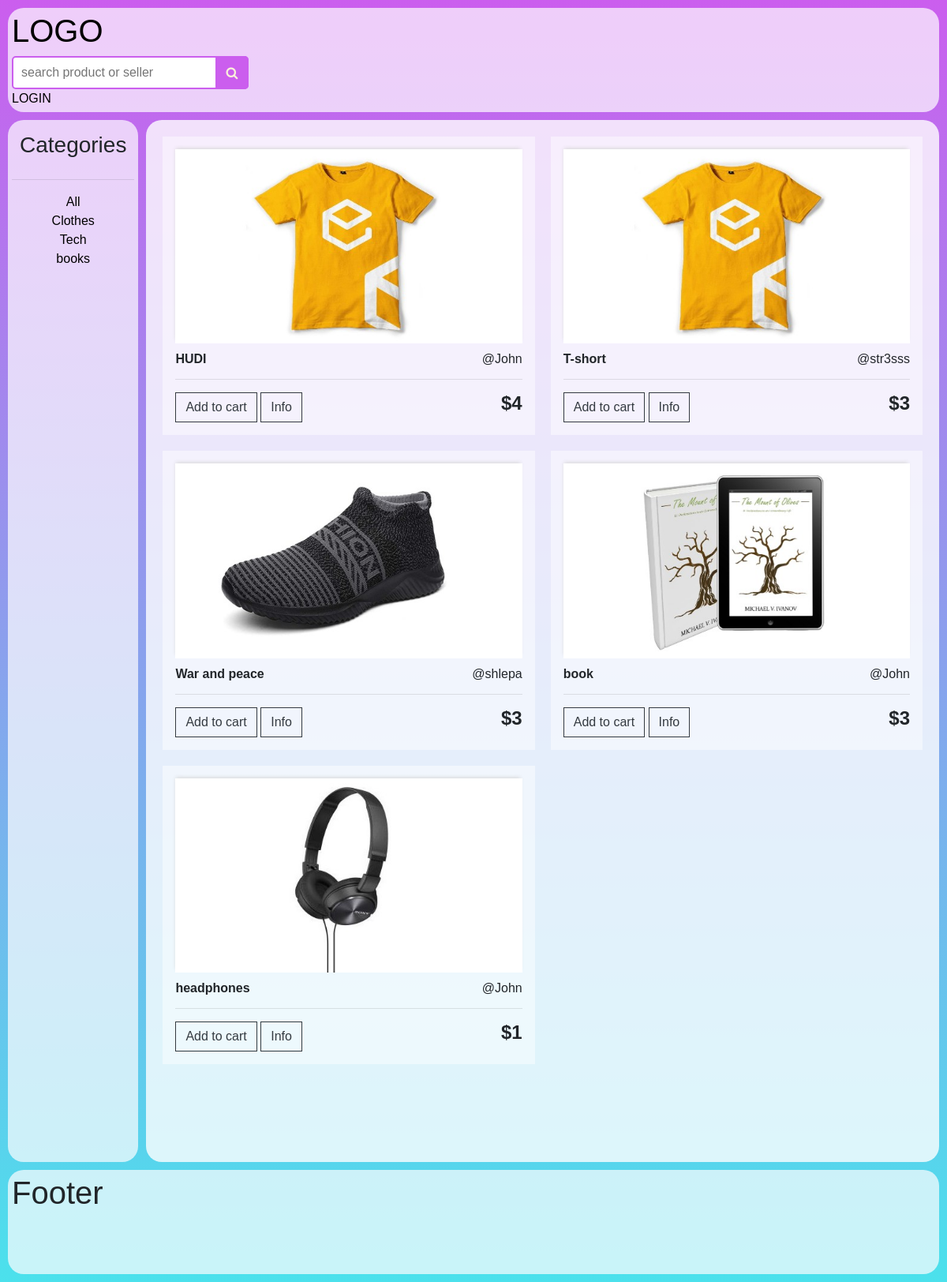
The page / on the database its author committed.
### store/models.py (models this page shows, shortened)
class Category(models.Model):
    name = models.CharField(max_length=200, db_index=True)
    slug = models.SlugField(max_length=200, db_index=True, unique=True)
    class Meta:
        ordering = ('name',)
        verbose_name = 'Category'
        verbose_name_plural = 'Categories'

class Product(models.Model):
    seller =  models.ForeignKey(User,on_delete=models.CASCADE ,related_name='products')
    category = models.ForeignKey(Category, related_name='products',on_delete=models.SET_NULL,null=True)
    name = models.CharField(max_length=200, db_index=True)
    image = models.ImageField(blank=True,null = True)
    description = models.TextField(blank=True)
    price = models.PositiveIntegerField()
    quantity = models.PositiveIntegerField()
    available = models.BooleanField(default=True)
    created = models.DateTimeField(auto_now_add=True)
    updated = models.DateTimeField(auto_now=True)
    id = models.UUIDField(primary_key=True, default=uuid.uuid1, editable=False)
    class Meta:
        ordering = ('name',)
        verbose_name = 'Товар'
        verbose_name_plural = 'Товары'
    @property
    def ImageURL(self):
        try:
            url = self.image.url
        except:
            url = ''
        return url

class User(AbstractUser):
    email = models.EmailField(unique=True,max_length=250)
    avatar = models.ImageField(null=True, default="avatar.svg")

### store/views.py (the view)
# urls.py: path('',include('store.urls')),
def store(request):
    search = request.GET.get('search') if request.GET.get('search') != None else ''
    products = Product.objects.filter(
        Q(available = True,category__slug__icontains=search) |
        Q(available = True,name__icontains=search) |
        Q(available = True,seller__username__icontains=search))
    categories = Category.objects.all()
    context = {'categories':categories,'products':products}
    return render(request,'store/store.html', context)

### store/templates/store/store.html
{% extends 'main.html' %}
{% load static %}
{% block content %}
    <nav>
        <h3 style='align:center; padding:10px;'>Categories</h3>
        <hr>
        <div align='center'>
            <a href="{% url 'store' %}">All</a>
        </div>
        {% for category in categories %}
         <div align = 'center'>
            <a href="{% url 'store' %}?search={{category.slug}}">{{category.name}}</a>
        </div>
        {% endfor %}
    </nav>
    <section>
        <div class='products-conteiner'>
            {% for product in products %}
            <div class='product-wrapper'>
                <img src="{{product.ImageURL}}" class='thumbnail'>
                        <h6 style=" float: right; padding-top:10px">@{{product.seller.username}}</h6>
                        <h6 style=" padding-top:10px"><strong>{{product.name}}</strong></h6>
                        <hr>
                        <button class='btn btn-outline-dark'>Add to cart</button>
                        <a class="btn btn-outline-dark" href="{% url 'product' product.id %}">Info</a>
                        <h4 style="display: inline-block; float: right"><strong>${{product.price}}</strong></h4>
            </div>
            {% endfor %}
        </div>
    </section>
    <footer>
        <h1>Footer</h1>
    </footer>
{% endblock content %}

### templates/main.html (shortened to what this page needs)
<!DOCTYPE html>
{% load static %}
<html lang="en">
<head>
    <link rel='stylesheet' href='https://cdnjs.cloudflare.com/ajax/libs/twitter-bootstrap/4.0.0-alpha/css/bootstrap.min.css'>
    <link rel='stylesheet' href='https://maxcdn.bootstrapcdn.com/font-awesome/4.4.0/css/font-awesome.min.css'>
    <link rel="stylesheet" href="https://cdnjs.cloudflare.com/ajax/libs/meyer-reset/2.0/reset.min.css">
    <link rel="stylesheet" href="https://stackpath.bootstrapcdn.com/bootstrap/4.4.1/css/bootstrap.min.css">
    <link rel="stylesheet" href="{%static 'style/main.css' %}">
</head>
<body>
    <header>
        <div >
        <a href="/">
            <h1>LOGO</h1>
        </a>
        <form action="{% url 'store' %}" method="get" class='form-search'>
            <input type="text" name='search' placeholder='search product or seller' class='input-search'>
            <button type="submit" class='button-search'></button>
        </form>
        {% if request.user.is_authenticated %}
        <a href="{% url 'logout' %}">Logout<a/>
        <p align='left'><span>Hello {{request.user.username}}</span></p>
        {% else %}
        <a href="{% url 'login' %}">LOGIN</a>
        {% endif %}
        </div>
    </header>
    {% block content %}
    {% endblock content %}
</body>
</html>

### static/style/main.css (style rules this page uses)
* { scrollbar-width: thin; scrollbar-color: rgb(255, 255, 255) rgb(0, 0, 0); }
body { font-family: 'Montserrat', sans-serif; display: grid; grid-template-areas: "header header header" "nav section section" "footer footer footer"; grid-template-rows: 1fr 10fr 1fr; grid-template-columns: 1fr 11fr; grid-gap: 10px; margin: 10px; background: linear-gradient(#cb5eee,#4be1ec); }
header { background: #fffeffb2; border-radius: 20px; grid-area: header; }
nav { background: #fffeffb2; border-radius: 20px; grid-area: nav; }
section { background: #ffffffcb; border-radius: 20px; grid-area: section; }
footer { background: #fffeffb2; border-radius: 20px; grid-area: footer; }
header, nav, section, aside, footer { padding: 5px; }
.form-search { vertical-align: middle; position: relative; width: 300px; margin: 0 ; }
.input-search { width: 100%; height: 42px; padding-left: 10px; border: 2px solid #cb5eee; border-radius: 5px; outline: none; background: #ffffff; }
.button-search { position: absolute; top: 0; right: 0px; width: 42px; height: 42px; border: none; background: #cb5eee; border-radius: 0 5px 5px 0; cursor: pointer; }
.button-search:before { content: "\f002"; font-family: FontAwesome; font-size: 16px; color: #F9F0DA; }
.products-conteiner { display: grid; grid-template-columns: repeat( auto-fill, minmax(350px, 1fr) ); grid-column-gap: 20px; grid-row-gap: 20px; padding: 1em; }
.product-wrapper { padding: 1em; background-color: #ffffff6e; }
.thumbnail { width: 100%; height: auto; -webkit-box-shadow: -1px -3px 5px -2px rgba(214,214,214,1); -moz-box-shadow: -1px -3px 5px -2px rgba(214,214,214,1); box-shadow: -1px -3px 5px -2px rgba(214,214,214,1); }
.btn { border-radius: 0; }
h1,h2,h3,h4,h5,h6 { font-family: 'Montserrat', sans-serif; }
a { color: #000; text-decoration: none; }

### rows shown on the page
Category: name "Clothes"
Category: name "Tech"
Category: name "books"
Product: ImageURL (picture), seller.username "John", name "HUDI", price "4"
Product: ImageURL (picture), seller.username "str3sss", name "T-short", price "3"
Product: ImageURL (picture), seller.username "shlepa", name "War and peace", price "3"
Product: ImageURL (picture), seller.username "John", name "book", price "3"
Product: ImageURL (picture), seller.username "John", name "headphones", price "1"
